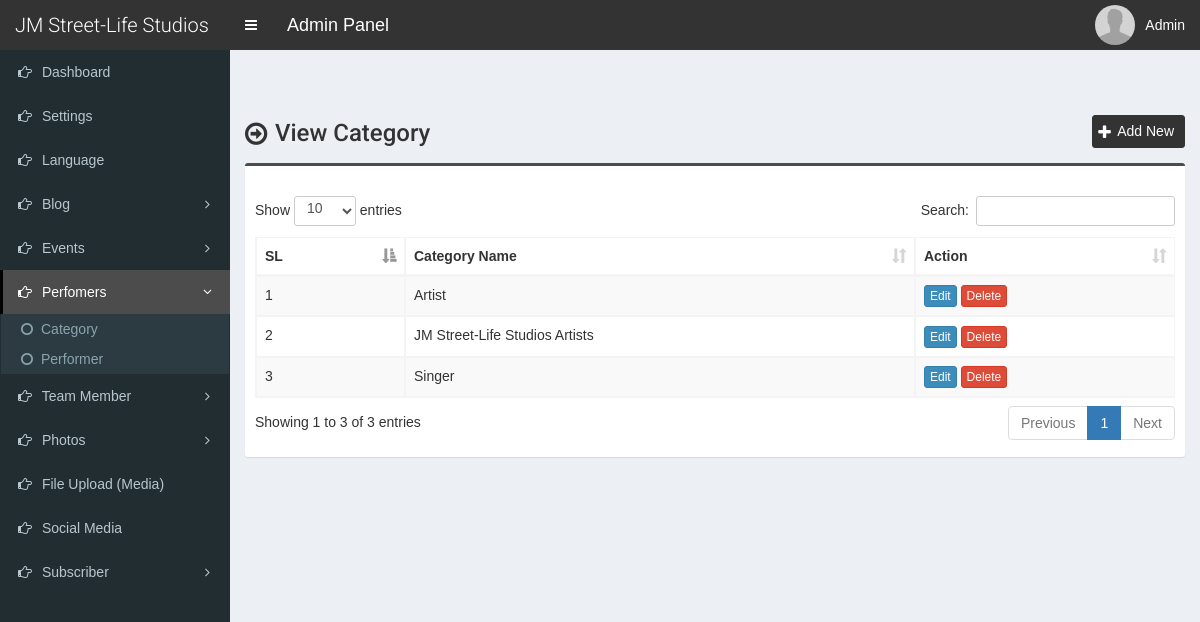
Page /admin/performer-category.php (signed in) on the committed database.
### tables this page shows
CREATE TABLE `tbl_settings` (
  `id` int(11) NOT NULL,
  `logo` varchar(255) NOT NULL,
  `favicon` varchar(255) NOT NULL,
  `footer_about` mediumtext NOT NULL,
  `footer_copyright` mediumtext NOT NULL,
  `contact_address` mediumtext NOT NULL,
  `contact_email` varchar(255) NOT NULL,
  `contact_phone` varchar(255) NOT NULL,
  `contact_fax` varchar(255) NOT NULL,
  `contact_map_iframe` mediumtext NOT NULL,
  `total_recent_news_footer` int(10) NOT NULL,
  `total_popular_news_footer` int(10) NOT NULL,
  `total_recent_news_sidebar` int(11) NOT NULL,
  `total_popular_news_sidebar` int(11) NOT NULL,
  `total_recent_news_home_page` int(11) NOT NULL,
  `meta_title_home` mediumtext NOT NULL,
  `meta_keyword_home` mediumtext NOT NULL,
  `meta_description_home` mediumtext NOT NULL,
  `home_title_service` varchar(255) NOT NULL,
  `home_subtitle_service` varchar(255) NOT NULL,
  `home_status_service` varchar(10) NOT NULL,
  `home_title_team_member` varchar(255) NOT NULL,
  `home_subtitle_team_member` varchar(255) NOT NULL,
  `home_status_team_member` varchar(10) NOT NULL,
  `home_title_testimonial` varchar(255) NOT NULL,
  `home_subtitle_testimonial` varchar(255) NOT NULL,
  `home_status_testimonial` varchar(10) NOT NULL,
  `home_photo_testimonial` varchar(255) NOT NULL,
  `home_title_news` varchar(255) NOT NULL,
  `home_subtitle_news` varchar(255) NOT NULL,
  `home_status_news` varchar(10) NOT NULL,
  `home_title_partner` varchar(255) NOT NULL,
  `home_subtitle_partner` varchar(255) NOT NULL,
  `home_status_partner` varchar(10) NOT NULL,
  `mod_rewrite` varchar(10) NOT NULL,
  `newsletter_title` varchar(255) NOT NULL,
  `newsletter_text` mediumtext NOT NULL,
  `newsletter_photo` varchar(255) NOT NULL,
  `newsletter_status` varchar(10) NOT NULL,
  `banner_search` varchar(255) NOT NULL,
  `banner_category` varchar(255) NOT NULL,
  `counter_1_title` varchar(255) NOT NULL,
  `counter_1_value` varchar(10) NOT NULL,
  `counter_2_title` varchar(255) NOT NULL,
  `counter_2_value` varchar(10) NOT NULL,
  `counter_3_title` varchar(255) NOT NULL,
  `counter_3_value` varchar(10) NOT NULL,
  `counter_4_title` varchar(255) NOT NULL,
  `counter_4_value` varchar(10) NOT NULL,
  `counter_photo` varchar(255) NOT NULL,
  `counter_status` varchar(10) NOT NULL,
  `color` varchar(10) NOT NULL,
  `preloader` varchar(3) NOT NULL,
  `active_editor` varchar(40) NOT NULL,
  `website_name` varchar(255) NOT NULL,
  `home_about_title` varchar(200) NOT NULL,
  `home_about_img` varchar(200) NOT NULL,
  `home_about_content` varchar(2000) NOT NULL
);

CREATE TABLE `tbl_performer_category` (
  `performer_category_id` int(11) NOT NULL,
  `performer_category_name` varchar(200) NOT NULL
);

### admin/performer-category.php (the view, shortened to what this page needs)
<?php require_once('./inc/header.php'); ?>
<section class="content-header">
	<div class="content-header-left">
		<h1>View Category</h1>
	</div>
	<div class="content-header-right">
		<a href="performer-category-add.php" class="btn btn-primary btn-sm">Add New</a>
	</div>
</section>
<section class="content">
  <div class="row">
    <div class="col-md-12">
      <div class="box box-info">
        <div class="box-body table-responsive">
          <table id="example1" class="table table-bordered table-striped">
			<thead>
			    <tr>
			        <th>SL</th>
			        <th>Category Name</th>
			        <th>Action</th>
			    </tr>
			</thead>
            <tbody>
            	<?php
            	$i=0;
            	$statement = $pdo->prepare("SELECT * FROM tbl_performer_category ORDER BY performer_category_name ASC");
            	$statement->execute();
            	$result = $statement->fetchAll(PDO::FETCH_ASSOC);
            	foreach ($result as $row) {
            		$i++;
            		?>
					<tr>
	                    <td><?php echo $i; ?></td>
	                    <td><?php echo $row['performer_category_name']; ?></td>
	                    <td>
	                        <a href="performer-category-edit.php?id=<?php echo $row['performer_category_id']; ?>" class="btn btn-primary btn-xs">Edit</a>
	                        <a href="#" class="btn btn-danger btn-xs" data-href="performer-category-delete.php?id=<?php echo $row['performer_category_id']; ?>" data-toggle="modal" data-target="#confirm-delete">Delete</a>
	                    </td>
	                </tr>
            		<?php
            	}
            	?>
            </tbody>
          </table>
        </div>
      </div>
</section>
<?php require_once('./inc/footer.php'); ?>

### admin/inc/header.php (shortened to what this page needs)
<?php
include('./database/config.php');
$q = $pdo->prepare("SELECT * FROM tbl_settings WHERE id=?");
$q->execute([1]);
$res = $q->fetchAll();
foreach ($res as $row) {
	$active_editor = $row['active_editor'];
	$website_name = $row['website_name'];
}
?>
<!DOCTYPE html>
<html>
<head>
	<link rel="stylesheet" href="css/bootstrap.min.css">
	<link rel="stylesheet" href="css/font-awesome.min.css">
	<link rel="stylesheet" href="css/ionicons.min.css">
	<link rel="stylesheet" href="css/datepicker3.css">
	<link rel="stylesheet" href="css/all.css">
	<link rel="stylesheet" href="css/select2.min.css">
	<link rel="stylesheet" href="css/dataTables.bootstrap.css">
	<link rel="stylesheet" href="css/jquery.fancybox.css">
	<link rel="stylesheet" href="css/AdminLTE.min.css">
	<link rel="stylesheet" href="css/_all-skins.min.css">
	<link rel="stylesheet" href="css/on-off-switch.css">
	<link rel="stylesheet" href="css/sb-admin.css">
	<?php if($active_editor == 'Summernote'): ?>
	<link rel="stylesheet" href="css/summernote.css">
	<?php endif; ?>
	<link rel="stylesheet" href="css/style.css">
</head>
<body class="hold-transition fixed skin-blue sidebar-mini">
	<div class="wrapper">
		<header class="main-header">
			<a href="index.php" class="logo">
				<span class="logo-lg"><?php echo $website_name; ?></span>
			</a>
			<nav class="navbar navbar-static-top">
				<a href="#" class="sidebar-toggle" data-toggle="offcanvas" role="button">
				</a>
				<span style="float:left;line-height:50px;color:#fff;padding-left:15px;font-size:18px;">Admin Panel</span>
				<div class="navbar-custom-menu">
					<ul class="nav navbar-nav">
						<li class="dropdown user user-menu">
							<a href="#" class="dropdown-toggle" data-toggle="dropdown">
								<img src="../assets/uploads/<?php echo $_SESSION['user']['photo']; ?>" class="user-image" alt="User Image">
								<span class="hidden-xs"><?php echo 'Admin'; ?></span>
							</a>
						</li>
					</ul>
				</div>
			</nav>
		</header>
  		<?php $cur_page = substr($_SERVER["SCRIPT_NAME"],strrpos($_SERVER["SCRIPT_NAME"],"/")+1); ?>
  		<aside class="main-sidebar">
    		<section class="sidebar">
      			<ul class="sidebar-menu">
			        <li class="treeview <?php if($cur_page == 'index.php') {echo 'active';} ?>">
			          <a href="index.php">
			            <i class="fa fa-hand-o-right"></i> <span>Dashboard</span>
			          </a>
			        </li>
			        <li class="treeview <?php if( ($cur_page == 'settings.php') ) {echo 'active';} ?>">
			          <a href="settings.php">
			            <i class="fa fa-hand-o-right"></i> <span>Settings</span>
			          </a>
			        </li>
			        <li class="treeview <?php if( ($cur_page == 'language.php') ) {echo 'active';} ?>">
			          <a href="language.php">
			            <i class="fa fa-hand-o-right"></i> <span>Language</span>
			          </a>
			        </li>
					<li class="treeview <?php if( ($cur_page == 'category-add.php')||($cur_page == 'category.php')||($cur_page == 'category-edit.php') || ($cur_page == 'blog-add.php')||($cur_page == 'blog.php')||($cur_page == 'blog-edit.php') || ($cur_page == 'comment.php') ) {echo 'active';} ?>">
						<a href="#">
							<i class="fa fa-hand-o-right"></i>
							<span>Blog</span>
							<span class="pull-right-container">
								<i class="fa fa-angle-left pull-right"></i>
							</span>
						</a>
					</li>
					<li class="treeview <?php if( ($cur_page == 'event-category-add.php')||($cur_page == 'event-category.php')||($cur_page == 'event-category-edit.php') || ($cur_page == 'event-add.php')||($cur_page == 'events.php')||($cur_page == 'event-edit.php') ) {echo 'active';} ?>">
						<a href="#">
							<i class="fa fa-hand-o-right"></i>
							<span>Events</span>
							<span class="pull-right-container">
								<i class="fa fa-angle-left pull-right"></i>
							</span>
						</a>
					</li>
					<li class="treeview <?php if( ($cur_page == 'performer-category-add.php')||($cur_page == 'performer-category.php')||($cur_page == 'performer-category-edit.php') || ($cur_page == 'performer-add.php')||($cur_page == 'performer.php')||($cur_page == 'performer-edit.php') ) {echo 'active';} ?>">
						<a href="#">
							<i class="fa fa-hand-o-right"></i>
							<span>Perfomers</span>
							<span class="pull-right-container">
								<i class="fa fa-angle-left pull-right"></i>
							</span>
						</a>
						<ul class="treeview-menu">
							<li><a href="performer-category.php"><i class="fa fa-circle-o"></i>Category</a></li>
							<li><a href="performer.php"><i class="fa fa-circle-o"></i>Performer</a></li>
						</ul>
					</li>
					<li class="treeview <?php if( ($cur_page == 'designation-add.php')||($cur_page == 'designation.php')||($cur_page == 'designation-edit.php') || ($cur_page == 'team-member-add.php')||($cur_page == 'team-member.php')||($cur_page == 'team-member-edit.php') ) {echo 'active';} ?>">
						<a href="#">
							<i class="fa fa-hand-o-right"></i>
							<span>Team Member</span>
							<span class="pull-right-container">
								<i class="fa fa-angle-left pull-right"></i>
							</span>
						</a>
					</li>
			        <li class="treeview <?php if( ($cur_page == 'photo-category-add.php')||($cur_page == 'photo-category.php')||($cur_page == 'photo-category-edit.php') || ($cur_page == 'photo-add.php')||($cur_page == 'photo.php')||($cur_page == 'photo-edit.php') || ($cur_page == 'video-category-add.php')||($cur_page == 'video-category.php')||($cur_page == 'video-category-edit.php') || ($cur_page == 'video-add.php')||($cur_page == 'video.php')||($cur_page == 'video-edit.php') ) {echo 'active';} ?>">
						<a href="#">
							<i class="fa fa-hand-o-right"></i>
							<span>Photos</span>
							<span class="pull-right-container">
								<i class="fa fa-angle-left pull-right"></i>
							</span>
						</a>
					</li>
					<li class="treeview <?php if( ($cur_page == 'file-add.php')||($cur_page == 'file.php')||($cur_page == 'file-edit.php') ) {echo 'active';} ?>">
			          <a href="file.php">
			            <i class="fa fa-hand-o-right"></i> <span>File Upload (Media)</span>
			          </a>
			        </li>
			        <li class="treeview <?php if( ($cur_page == 'social-media.php') ) {echo 'active';} ?>">
			          <a href="social-media.php">
			            <i class="fa fa-hand-o-right"></i> <span>Social Media</span>
			          </a>
			        </li>
			        <li class="treeview <?php if( ($cur_page == 'subscriber.php')||($cur_page == 'subscriber-email.php') ) {echo 'active';} ?>">
						<a href="#">
							<i class="fa fa-hand-o-right"></i>
							<span>Subscriber</span>
							<span class="pull-right-container">
								<i class="fa fa-angle-left pull-right"></i>
							</span>
						</a>
					</li>
      			</ul>
    		</section>
  		</aside>
  		<div class="content-wrapper">

### admin/css/sb-admin.css (style rules this page uses)
body { margin-top: 50px; }

### admin/css/style.css (style rules this page uses)
body { font-size: 14px; height: 100%; background-color: #F7F7F7; font-family: var(--source-sans); }
.navbar-nav>.user-menu .user-image { width: 40px; height: 40px; margin-top: -10px; }
.content-header>h1, .content-header .content-header-left h1 { font-family: 'Roboto', sans-serif; }
.main-header .logo { text-align: left; }
.main-header .logo .logo-lg { font-family: 'Roboto', sans-serif; }
.box-info { padding-top: 20px; }
.sidebar-menu li.active>a>.pull-right-container>.fa-angle-left { -webkit-transform: rotate(90deg); -ms-transform: rotate(90deg); -o-transform: rotate(90deg); transform: rotate(90deg); }
.sidebar-menu li>a>.pull-right-container>.fa-angle-left:before { content: "\f105"; }
.content-header { overflow: hidden; }
.content-header .content-header-left { float: left; padding-top: 5px; }
.content-header .content-header-right { float: right; }
.content-header .content-header-left h1 { margin-top: 0; margin-bottom: 0; padding-left: 30px; font-size: 24px; position: relative; }
.content-header .content-header-left h1:before { position: absolute; top: 0; left: 0; font-family: 'FontAwesome', sans-serif; font-size: 26px; content: '\f18e'; }
.content-header .content-header-right a { position: relative; padding-left: 24px; font-size: 14px; }
.content-header .content-header-right a:before { position: absolute; top: 4px; left: 5px; font-family: 'FontAwesome', sans-serif; font-size: 16px; content: '\f067'; }
.skin-blue .sidebar-menu>li:hover>a, .skin-blue .sidebar-menu>li.active>a { color: #fff; background: #3c8dbc; border-left-color: #3c8dbc; }
.skin-blue .main-header .logo, .skin-blue .main-header .logo:hover, .skin-blue .main-header .navbar, .skin-blue .main-header .navbar .sidebar-toggle:hover { background-color: #333333; }
.skin-blue .sidebar-menu>li:hover>a, .skin-blue .sidebar-menu>li.active>a { background-color: #4c4c4c; border-left-color: #000000; }
.box.box-info { border-top-color: #4c4c4c; }
.content-header .content-header-right a { background-color: #333333; border-color: #333333; }
.sidebar-menu .treeview-menu>li>a { font-size: 14px; }

### rows in the picture
tbl_settings: website_name "JM Street-Life Studios"
tbl_performer_category: performer_category_name "Artist"
tbl_performer_category: performer_category_name "JM Street-Life Studios Artists"
tbl_performer_category: performer_category_name "Singer"
